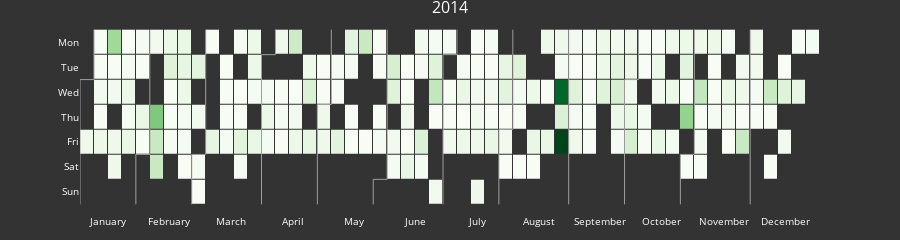

Notebook code for this chart:
### Markdown cell above
## Visualizations

### Code cell
df_2014 = data_drop_ol.query('delivered_to_client_date_year == 2014')\
              .groupby('delivered_to_client_date')['country'].count().reset_index()
              
fig = calplot(data = df_2014,
    x="delivered_to_client_date", y="country",
    dark_theme=True,
    years_title=True)
fig.show()

### Figure 1 — Plotly figure (JSON) as saved in the notebook; plotly's stock layout.template omitted (floating-point values rounded to 4 significant figures; data arrays with more than 128 entries replaced by an {"elided": "..."} marker saying what was removed)
{"data": [{"colorscale": [[0, "rgb(247,252,245)"], [0.125, "rgb(229,245,224)"], [0.25, "rgb(199,233,192)"], [0.375, "rgb(161,217,155)"], [0.5, "rgb(116,196,118)"], [0.625, "rgb(65,171,93)"], [0.75, "rgb(35,139,69)"], [0.875, "rgb(0,109,44)"], [1, "rgb(0,68,27)"]], "customdata": {"elided": "365x2 str values"}, "hovertemplate": "%{customdata[0]} <br>Week=%{x} <br>%{customdata[1]}=%{z}", "name": "2014", "showscale": false, "type": "heatmap", "x": {"elided": "365 int values"}, "xaxis": "x", "xgap": 1, "y": {"elided": "365 int values"}, "yaxis": "y", "ygap": 1, "z": {"elided": "365 int values"}, "zmax": 54, "zmin": 1}, {"hoverinfo": "skip", "line": {"color": "#9e9e9e", "width": 1}, "mode": "lines", "type": "scatter", "x": [-0.5, -0.5], "xaxis": "x", "y": [1.5, 6.5], "yaxis": "y"}, {"hoverinfo": "skip", "line": {"color": "#9e9e9e", "width": 1}, "mode": "lines", "type": "scatter", "x": [-0.5, 0.5], "xaxis": "x", "y": [1.5, 1.5], "yaxis": "y"}, {"hoverinfo": "skip", "line": {"color": "#9e9e9e", "width": 1}, "mode": "lines", "type": "scatter", "x": [0.5, 0.5], "xaxis": "x", "y": [1.5, -0.5], "yaxis": "y"}, {"hoverinfo": "skip", "line": {"color": "#9e9e9e", "width": 1}, "mode": "lines", "type": "scatter", "x": [3.5, 3.5], "xaxis": "x", "y": [4.5, 6.5], "yaxis": "y"}, {"hoverinfo": "skip", "line": {"color": "#9e9e9e", "width": 1}, "mode": "lines", "type": "scatter", "x": [3.5, 4.5], "xaxis": "x", "y": [4.5, 4.5], "yaxis": "y"}, {"hoverinfo": "skip", "line": {"color": "#9e9e9e", "width": 1}, "mode": "lines", "type": "scatter", "x": [4.5, 4.5], "xaxis": "x", "y": [4.5, -0.5], "yaxis": "y"}, {"hoverinfo": "skip", "line": {"color": "#9e9e9e", "width": 1}, "mode": "lines", "type": "scatter", "x": [7.5, 7.5], "xaxis": "x", "y": [4.5, 6.5], "yaxis": "y"}, {"hoverinfo": "skip", "line": {"color": "#9e9e9e", "width": 1}, "mode": "lines", "type": "scatter", "x": [7.5, 8.5], "xaxis": "x", "y": [4.5, 4.5], "yaxis": "y"}, {"hoverinfo": "skip", "line": {"color": "#9e9e9e", "width": 1}, "mode": "lines", "type": "scatter", "x": [8.5, 8.5], "xaxis": "x", "y": [4.5, -0.5], "yaxis": "y"}, {"hoverinfo": "skip", "line": {"color": "#9e9e9e", "width": 1}, "mode": "lines", "type": "scatter", "x": [12.5, 12.5], "xaxis": "x", "y": [0.5, 6.5], "yaxis": "y"}, {"hoverinfo": "skip", "line": {"color": "#9e9e9e", "width": 1}, "mode": "lines", "type": "scatter", "x": [12.5, 13.5], "xaxis": "x", "y": [0.5, 0.5], "yaxis": "y"}, {"hoverinfo": "skip", "line": {"color": "#9e9e9e", "width": 1}, "mode": "lines", "type": "scatter", "x": [13.5, 13.5], "xaxis": "x", "y": [0.5, -0.5], "yaxis": "y"}, {"hoverinfo": "skip", "line": {"color": "#9e9e9e", "width": 1}, "mode": "lines", "type": "scatter", "x": [16.5, 16.5], "xaxis": "x", "y": [2.5, 6.5], "yaxis": "y"}, {"hoverinfo": "skip", "line": {"color": "#9e9e9e", "width": 1}, "mode": "lines", "type": "scatter", "x": [16.5, 17.5], "xaxis": "x", "y": [2.5, 2.5], "yaxis": "y"}, {"hoverinfo": "skip", "line": {"color": "#9e9e9e", "width": 1}, "mode": "lines", "type": "scatter", "x": [17.5, 17.5], "xaxis": "x", "y": [2.5, -0.5], "yaxis": "y"}, {"hoverinfo": "skip", "line": {"color": "#9e9e9e", "width": 1}, "mode": "lines", "type": "scatter", "x": [20.5, 20.5], "xaxis": "x", "y": [5.5, 6.5], "yaxis": "y"}, {"hoverinfo": "skip", "line": {"color": "#9e9e9e", "width": 1}, "mode": "lines", "type": "scatter", "x": [20.5, 21.5], "xaxis": "x", "y": [5.5, 5.5], "yaxis": "y"}, {"hoverinfo": "skip", "line": {"color": "#9e9e9e", "width": 1}, "mode": "lines", "type": "scatter", "x": [21.5, 21.5], "xaxis": "x", "y": [5.5, -0.5], "yaxis": "y"}, {"hoverinfo": "skip", "line": {"color": "#9e9e9e", "width": 1}, "mode": "lines", "type": "scatter", "x": [25.5, 25.5], "xaxis": "x", "y": [0.5, 6.5], "yaxis": "y"}, {"hoverinfo": "skip", "line": {"color": "#9e9e9e", "width": 1}, "mode": "lines", "type": "scatter", "x": [25.5, 26.5], "xaxis": "x", "y": [0.5, 0.5], "yaxis": "y"}, {"hoverinfo": "skip", "line": {"color": "#9e9e9e", "width": 1}, "mode": "lines", "type": "scatter", "x": [26.5, 26.5], "xaxis": "x", "y": [0.5, -0.5], "yaxis": "y"}, {"hoverinfo": "skip", "line": {"color": "#9e9e9e", "width": 1}, "mode": "lines", "type": "scatter", "x": [29.5, 29.5], "xaxis": "x", "y": [3.5, 6.5], "yaxis": "y"}, {"hoverinfo": "skip", "line": {"color": "#9e9e9e", "width": 1}, "mode": "lines", "type": "scatter", "x": [29.5, 30.5], "xaxis": "x", "y": [3.5, 3.5], "yaxis": "y"}, {"hoverinfo": "skip", "line": {"color": "#9e9e9e", "width": 1}, "mode": "lines", "type": "scatter", "x": [30.5, 30.5], "xaxis": "x", "y": [3.5, -0.5], "yaxis": "y"}, {"hoverinfo": "skip", "line": {"color": "#9e9e9e", "width": 1}, "mode": "lines", "type": "scatter", "x": [34.5, 34.5], "xaxis": "x", "y": [-0.5, 6.5], "yaxis": "y"}, {"hoverinfo": "skip", "line": {"color": "#9e9e9e", "width": 1}, "mode": "lines", "type": "scatter", "x": [38.5, 38.5], "xaxis": "x", "y": [1.5, 6.5], "yaxis": "y"}, {"hoverinfo": "skip", "line": {"color": "#9e9e9e", "width": 1}, "mode": "lines", "type": "scatter", "x": [38.5, 39.5], "xaxis": "x", "y": [1.5, 1.5], "yaxis": "y"}, {"hoverinfo": "skip", "line": {"color": "#9e9e9e", "width": 1}, "mode": "lines", "type": "scatter", "x": [39.5, 39.5], "xaxis": "x", "y": [1.5, -0.5], "yaxis": "y"}, {"hoverinfo": "skip", "line": {"color": "#9e9e9e", "width": 1}, "mode": "lines", "type": "scatter", "x": [42.5, 42.5], "xaxis": "x", "y": [4.5, 6.5], "yaxis": "y"}, {"hoverinfo": "skip", "line": {"color": "#9e9e9e", "width": 1}, "mode": "lines", "type": "scatter", "x": [42.5, 43.5], "xaxis": "x", "y": [4.5, 4.5], "yaxis": "y"}, {"hoverinfo": "skip", "line": {"color": "#9e9e9e", "width": 1}, "mode": "lines", "type": "scatter", "x": [43.5, 43.5], "xaxis": "x", "y": [4.5, -0.5], "yaxis": "y"}, {"hoverinfo": "skip", "line": {"color": "#9e9e9e", "width": 1}, "mode": "lines", "type": "scatter", "x": [47.5, 47.5], "xaxis": "x", "y": [-0.5, 6.5], "yaxis": "y"}], "layout": {"annotations": [{"font": {"size": 16}, "showarrow": false, "text": "2014", "x": 0.5, "xanchor": "center", "xref": "paper", "y": 1, "yanchor": "bottom", "yref": "paper"}], "font": {"color": "#fff", "size": 10}, "height": 150, "margin": {"b": 20, "t": 20}, "paper_bgcolor": "#333", "plot_bgcolor": "#333", "showlegend": false, "title": {"text": ""}, "xaxis": {"anchor": "y", "domain": [0, 1], "showgrid": false, "showline": false, "tickmode": "array", "ticktext": ["January", "February", "March", "April", "May", "June", "July", "August", "September", "October", "November", "December"], "tickvals": [1.5, 5.909, 10.32, 14.73, 19.14, 23.55, 27.95, 32.36, 36.77, 41.18, 45.59, 50], "zeroline": false}, "yaxis": {"anchor": "x", "autorange": "reversed", "domain": [0, 1], "showgrid": false, "showline": false, "tickmode": "array", "ticktext": ["Mon", "Tue", "Wed", "Thu", "Fri", "Sat", "Sun"], "tickvals": [0, 1, 2, 3, 4, 5, 6], "zeroline": false}}}
